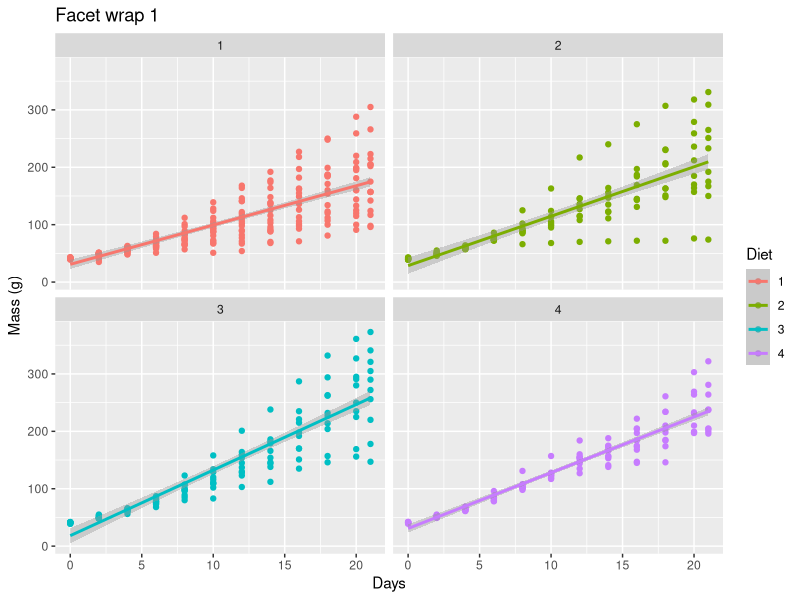
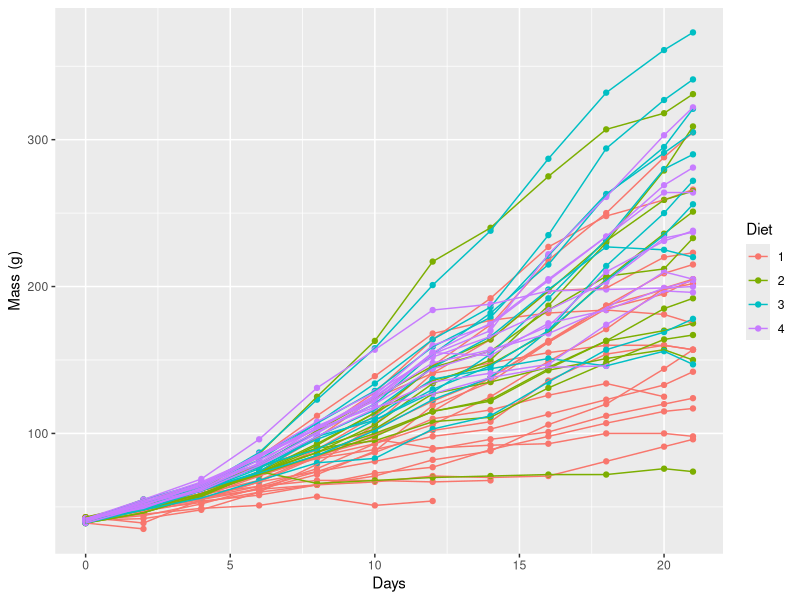
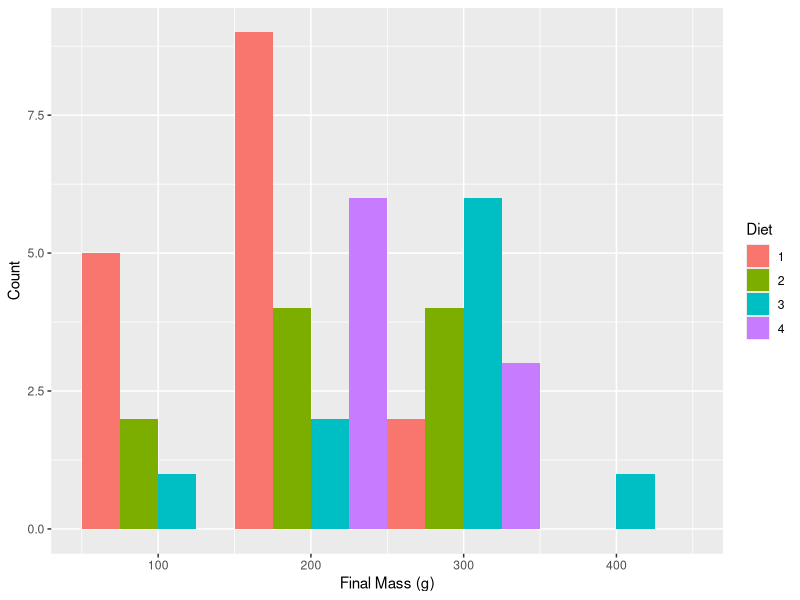
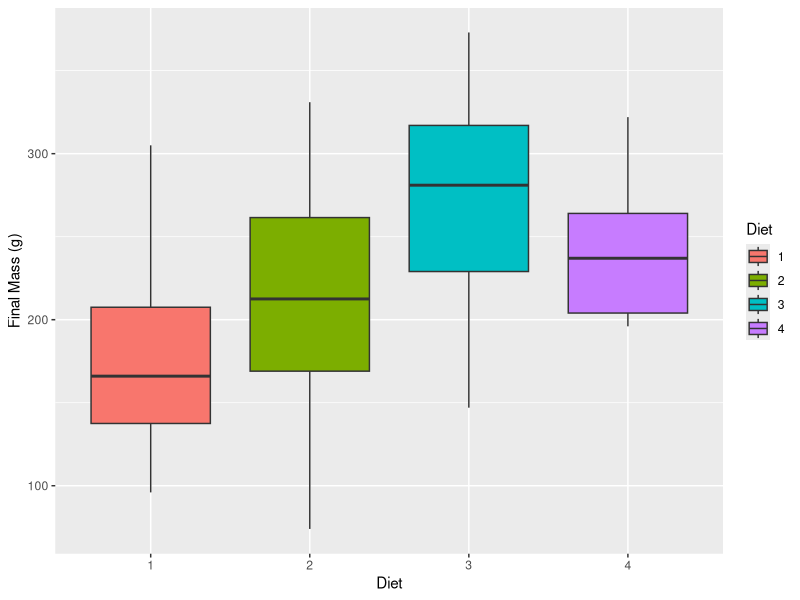
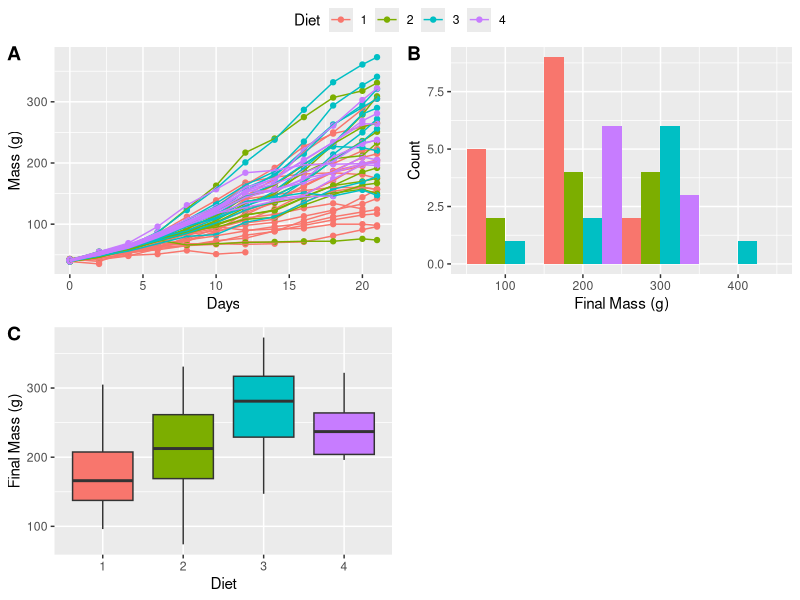

Write the R code that produced these figures, in order.
# 10 April 2019 
# Faceting 
# Using new library called ggpubr
# Here we use the fn ggarrange - found in the ggpubr package

# Load pacakages 
library(tidyverse)
library(ggpubr)

#Load data
ChickWeight <- datasets::ChickWeight

# Create faceted figure
ggplot(data = ChickWeight, aes(x = Time, y = weight, colour = Diet)) +
  geom_point() +                               # Creating points for each observation 
  geom_smooth(method = "lm") +                 # Note the `+` sign here
  facet_wrap(~Diet, ncol = 2) +                # This is the line that creates the facets
  labs(x = "Days", y = "Mass (g)")+            # Labelling the axis
  ggtitle("Facet wrap 1")

# Facet wrapping multiple graphs
# using the fn ggarrange 

ChickLast <- ChickWeight %>%
  filter(Time == 21)

line_1 <- ggplot(data = ChickWeight, aes(x = Time, y = weight, colour = Diet)) +
  geom_point() +
  geom_line(aes(group = Chick)) +
  labs(x = "Days", y = "Mass (g)")
line_1

# Note that we are using 'ChickLast', not 'ChickWeight'
histogram_1 <- ggplot(data = ChickLast, aes(x = weight)) +
  geom_histogram(aes(fill = Diet), position = "dodge", binwidth = 100) +  # Dodge put the bins next to eachother 
  labs(x = "Final Mass (g)", y = "Count")
histogram_1

# Note that we are using 'ChickLast', not 'ChickWeight'
box_1 <- ggplot(data = ChickLast, aes(x = Diet, y = weight)) +
  geom_boxplot(aes(fill = Diet)) +
  labs(x = "Diet", y = "Final Mass (g)")
box_1

ggarrange(line_1,histogram_1, box_1,
          ncol = 2, nrow = 2,                        # Set number of rows and columns
          labels = c("A", "B", "C"),                 # Label each figure
          common.legend = TRUE)                      # Create common legend
